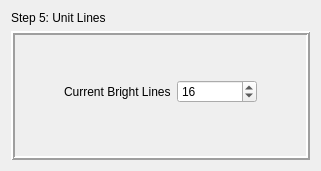
  <widget class="QWizardPage" name="wizardPage_pageInterfaceLines">
   <layout class="QGridLayout" name="gridLayout_6">
    <item row="0" column="0">
     <layout class="QVBoxLayout" name="verticalLayout_pageInterfaceLines" stretch="0,1">
      <item>
       <widget class="QLabel" name="label_pageInterfaceLinesHint">
        <property name="font">
         <font>
          <family>Arial</family>
          <weight>50</weight>
          <bold>false</bold>
         </font>
        </property>
        <property name="text">
         <string>Step 5: Unit Lines</string>
        </property>
       </widget>
      </item>
      <item>
       <widget class="QFrame" name="frame_pageInterfaceLines">
        <property name="font">
         <font>
          <family>Arial</family>
         </font>
        </property>
        <property name="frameShape">
         <enum>QFrame::Box</enum>
        </property>
        <property name="frameShadow">
         <enum>QFrame::Raised</enum>
        </property>
        <property name="lineWidth">
         <number>2</number>
        </property>
        <layout class="QGridLayout" name="gridLayout_15" rowstretch="4,1,5">
         <item row="2" column="1">
          <spacer name="verticalSpacer_12">
           <property name="orientation">
            <enum>Qt::Vertical</enum>
           </property>
           <property name="sizeHint" stdset="0">
            <size>
             <width>20</width>
             <height>40</height>
            </size>
           </property>
          </spacer>
         </item>
         <item row="1" column="1">
          <layout class="QHBoxLayout" name="horizontalLayout_pageInterfaceLinesSet">
           <item>
            <widget class="QLabel" name="label_pageInterfaceLinesSet">
             <property name="text">
              <string>Current Bright Lines</string>
             </property>
            </widget>
           </item>
           <item>
            <widget class="QSpinBox" name="spinBox_pageInterfaceLinesSet">
             <property name="minimumSize">
              <size>
               <width>80</width>
               <height>0</height>
              </size>
             </property>
             <property name="accelerated">
              <bool>true</bool>
             </property>
             <property name="minimum">
              <number>1</number>
             </property>
             <property name="maximum">
              <number>128</number>
             </property>
             <property name="singleStep">
              <number>1</number>
             </property>
             <property name="value">
              <number>16</number>
             </property>
            </widget>
           </item>
          </layout>
         </item>
         <item row="1" column="0">
          <spacer name="horizontalSpacer_15">
           <property name="orientation">
            <enum>Qt::Horizontal</enum>
           </property>
           <property name="sizeHint" stdset="0">
            <size>
             <width>40</width>
             <height>20</height>
            </size>
           </property>
          </spacer>
         </item>
         <item row="0" column="1">
          <spacer name="verticalSpacer_11">
           <property name="orientation">
            <enum>Qt::Vertical</enum>
           </property>
           <property name="sizeHint" stdset="0">
            <size>
             <width>20</width>
             <height>40</height>
            </size>
           </property>
          </spacer>
         </item>
         <item row="1" column="2">
          <spacer name="horizontalSpacer_16">
           <property name="orientation">
            <enum>Qt::Horizontal</enum>
           </property>
           <property name="sizeHint" stdset="0">
            <size>
             <width>40</width>
             <height>20</height>
            </size>
           </property>
          </spacer>
         </item>
        </layout>
       </widget>
      </item>
     </layout>
    </item>
   </layout>
  </widget>
